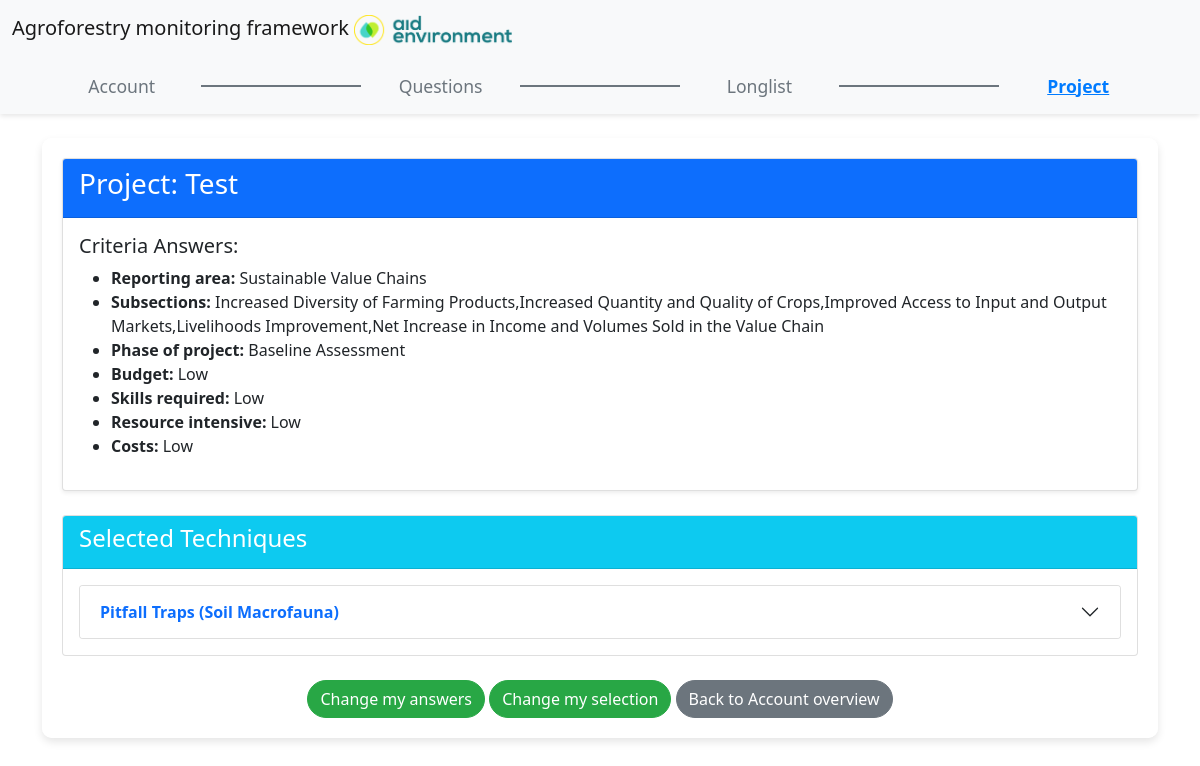
Screenshot of /project/1 (signed in) with the database file from the repository.
### app.py (models this page shows)
class Project(db.Model):
    id = db.Column(db.Integer, primary_key=True)
    name = db.Column(db.String(100), nullable=False)
    user_id = db.Column(db.Integer, db.ForeignKey('user.id'), nullable=False)
    project_criteria = db.relationship('ProjectCriteria', backref='project', cascade="all, delete", lazy=True)
    techniques = db.relationship('SelectedTechnique', backref='project', cascade="all, delete", lazy=True)

class Criteria(db.Model):
    id = db.Column(db.Integer, primary_key=True)
    name = db.Column(db.String(100), nullable=False)
    options=db.Column(db.String(500))

class ProjectCriteria(db.Model):
    id = db.Column(db.Integer, primary_key=True)
    project_id = db.Column(db.Integer, db.ForeignKey('project.id'), nullable=False)
    criteria_id = db.Column(db.Integer, db.ForeignKey('criteria.id'), nullable=False)
    answer = db.Column(db.String(50))
    criteria = db.relationship('Criteria', backref='project_criteria')

class SelectedTechnique(db.Model):
    id = db.Column(db.Integer, primary_key=True)
    technique_name = db.Column(db.String(100), nullable=False)
    project_id = db.Column(db.Integer, db.ForeignKey('project.id'), nullable=False)
    description = db.Column(db.String(255), nullable=True)
    image_filename = db.Column(db.String(100), nullable=True)

### app.py (the view)
@app.route("/project/<int:project_id>", methods=['GET'])
@login_required
def project(project_id):
    project = Project.query.get_or_404(project_id)
    if check_missing_criteria_answers(project):
        flash("Additional criteria have been added. Please answer the new questions before proceeding.", "warning")
        return redirect(url_for('questions', project_id=project.id))
    criteria_answers = {pc.criteria.name: pc.answer for pc in project.project_criteria}
    techniques = SelectedTechnique.query.filter_by(project_id=project.id).all()
    if not techniques:
        app.logger.warning(f"No techniques found for project ID {project_id}.")
    return render_template(
        'project.html',
        project=project,
        techniques=techniques,
        criteria_answers=criteria_answers
    )

### app.py (called while the page is built)
def check_missing_criteria_answers(project):
    required_criteria_ids = {c.id for c in Criteria.query.all()}
    answered_criteria_ids = {pc.criteria_id for pc in project.project_criteria}
    missing_criteria_ids = required_criteria_ids - answered_criteria_ids
    return len(missing_criteria_ids) > 0

@login_manager.user_loader
def load_user(user_id):
    return User.query.get(int(user_id))

### templates/project.html (shortened to what this page needs)
{% extends "layout.html" %}
{% block content %}
<div class="container content-overlay">
    <div class="row">
        <div class="col-md-12">
            <div class="card mb-4 shadow-sm">
                <div class="card-header bg-primary text-white">
                    <h3>Project: {{ project.name }}</h3>
                </div>
                <div class="card-body">
                    <h5>Criteria Answers:</h5>
                    <ul>
                        {% for criterion, answer in criteria_answers.items() %}
                            <li><strong>{{ criterion.replace('_', ' ').capitalize() }}:</strong> {{ answer }}</li>
                        {% endfor %}
                    </ul>
                </div>
            </div>
        </div>
    </div>
    <div class="row">
        <div class="col-md-12">
            <div class="card mb-4">
                <div class="card-header bg-info text-white">
                    <h4>Selected Techniques</h4>
                </div>
                <div class="card-body">
                    {% if techniques %}
                        <div class="accordion" id="techniqueAccordion">
                            {% for technique in techniques %}
                                <div class="accordion-item">
                                    <h2 class="accordion-header" id="heading{{ loop.index }}">
                                        <button class="accordion-button collapsed" type="button" data-bs-toggle="collapse" data-bs-target="#collapse{{ loop.index }}" aria-expanded="false" aria-controls="collapse{{ loop.index }}">
                                            {{ technique.technique_name }}
                                        </button>
                                    </h2>
                                </div>
                            {% endfor %}
                        </div>
                    {% else %}
                        <p>No techniques have been selected for this project yet.</p>
                    {% endif %}
                </div>
            </div>
        </div>
    </div>
    <div class="row">
        <div class="col-md-12 text-center">
            <a href ="{{ url_for('questions', project_id=project.id) }}" class="btn btn-primary">Change my answers</a>
            <a href="{{ url_for('longlist', project_id=project.id) }}" class="btn btn-primary">Change my selection</a>
            <a href="{{ url_for('account') }}" class="btn btn-secondary">Back to Account overview</a>
        </div>
    </div>
</div>
{% endblock %}

### static/styles.css (style rules this page uses)
.btn-primary { background-color: #28a745; border-color: #28a745; }
:root { --ae-darkblue: #087880; --ae-lightgreen: #C2ED45; --ae-lightblue: #4FD4C7; --ae-green: #36C726; --ae-yellow: #FEE327; }

### rows the page displays
Project: name "Test"
Criteria: replace "Reporting area"
ProjectCriteria: criteria_answers "Sustainable Value Chains"
Criteria: replace "Subsections"
ProjectCriteria: criteria_answers "Increased Diversity of Farming Products,Increased Quantity and Quality of Crops,Improved Access to Input and Output Markets,Livelihoods Improvement,Net Increase in Income and Volumes Sold in the Value Chain"
Criteria: replace "Phase of project"
ProjectCriteria: criteria_answers "Baseline Assessment"
Criteria: replace "Budget"
ProjectCriteria: criteria_answers "Low"
Criteria: replace "Skills required"
ProjectCriteria: criteria_answers "Low"
Criteria: replace "Resource intensive"
ProjectCriteria: criteria_answers "Low"
Criteria: replace "Costs"
ProjectCriteria: criteria_answers "Low"
SelectedTechnique: technique_name "Pitfall Traps (Soil Macrofauna)"
